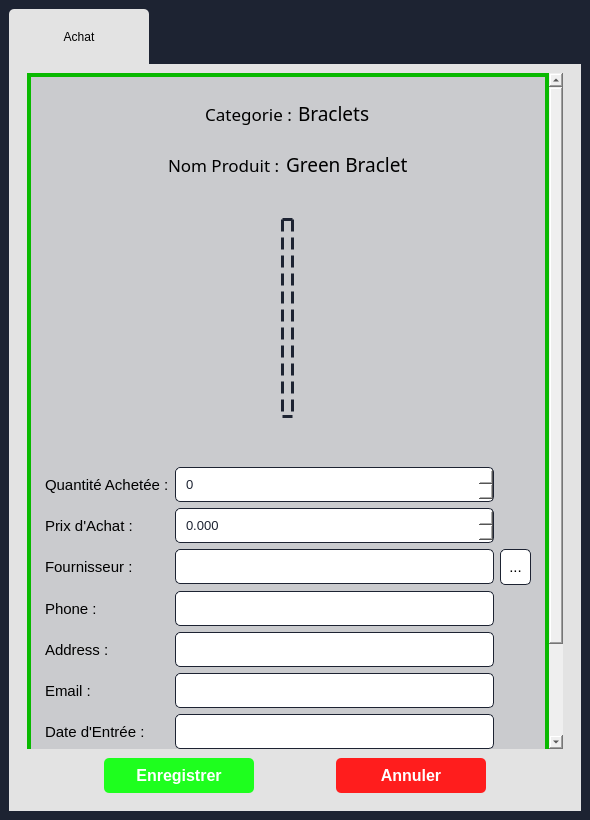
<?xml version="1.0" encoding="UTF-8"?>
<ui version="4.0">
 <class>Dialog</class>
 <widget class="QDialog" name="Dialog">
  <property name="geometry">
   <rect>
    <x>0</x>
    <y>0</y>
    <width>590</width>
    <height>820</height>
   </rect>
  </property>
  <property name="minimumSize">
   <size>
    <width>590</width>
    <height>820</height>
   </size>
  </property>
  <property name="maximumSize">
   <size>
    <width>590</width>
    <height>820</height>
   </size>
  </property>
  <property name="windowTitle">
   <string>Achat</string>
  </property>
  <property name="styleSheet">
   <string notr="true"/>
  </property>
  <property name="sizeGripEnabled">
   <bool>false</bool>
  </property>
  <property name="modal">
   <bool>false</bool>
  </property>
  <layout class="QHBoxLayout" name="horizontalLayout">
   <property name="leftMargin">
    <number>0</number>
   </property>
   <property name="topMargin">
    <number>0</number>
   </property>
   <property name="rightMargin">
    <number>0</number>
   </property>
   <property name="bottomMargin">
    <number>0</number>
   </property>
   <item>
    <widget class="QWidget" name="widget" native="true">
     <property name="styleSheet">
      <string notr="true">*{
border : none;
}

#widget{
background-color: rgb(29, 35, 50)
}

QScrollArea #scrollAreaWidgetContents {
background-color: rgba(29, 33, 50, 45);
border: 4px solid rgb(9, 185, 0)
}

QTabBar::tab {
background-color: rgb(227, 227, 227);
width: 120px;
height: 55px;
padding-left: 10px;
padding-right : 10px;
border-top-left-radius: 5px;
border-top-right-radius: 5px; 
font: 63 18pt &quot;Bahnschrift SemiBold Condensed&quot;;
margin-right: 5px
}


#tab{
background-color: rgb(227, 227, 227)
}

QPushButton, QLineEdit, QSpinBox, QDoubleSpinBox, QPlainTextEdit{
padding: 8px;
background-color: white;
color: rgb(29, 35, 50);
border-radius: 5px;
}

QLineEdit, QSpinBox, QDoubleSpinBox, QPlainTextEdit{
border: 1px solid rgb(29, 35, 50);
}

QPushButton{
color: white
}

#enregistrerButton{
background-color: rgb(30, 255, 30);

}

#annulerButton{
background-color : rgb(255, 29, 29)
}

#imageLabel{
border: 3px dashed rgb(29, 35, 50);
}

#addFournisseurPushButton{
color:black;
border: 1px solid rgb(29, 35, 50);
}


</string>
     </property>
     <layout class="QVBoxLayout" name="verticalLayout_2">
      <item>
       <widget class="QTabWidget" name="tabWidget">
        <property name="currentIndex">
         <number>0</number>
        </property>
        <property name="iconSize">
         <size>
          <width>40</width>
          <height>40</height>
         </size>
        </property>
        <widget class="QWidget" name="tab">
         <property name="styleSheet">
          <string notr="true"/>
         </property>
         <attribute name="icon">
          <iconset>
           <normaloff>../pictures/requisition.png</normaloff>../pictures/requisition.png</iconset>
         </attribute>
         <attribute name="title">
          <string>Achat</string>
         </attribute>
         <layout class="QVBoxLayout" name="verticalLayout" stretch="1,0">
          <property name="spacing">
           <number>0</number>
          </property>
          <item>
           <widget class="QWidget" name="widget_4" native="true">
            <property name="styleSheet">
             <string notr="true"/>
            </property>
            <layout class="QVBoxLayout" name="verticalLayout_4">
             <property name="topMargin">
              <number>0</number>
             </property>
             <property name="bottomMargin">
              <number>0</number>
             </property>
             <item>
              <widget class="QScrollArea" name="scrollArea">
               <property name="sizePolicy">
                <sizepolicy hsizetype="Minimum" vsizetype="Minimum">
                 <horstretch>0</horstretch>
                 <verstretch>0</verstretch>
                </sizepolicy>
               </property>
               <property name="styleSheet">
                <string notr="true"/>
               </property>
               <property name="widgetResizable">
                <bool>true</bool>
               </property>
               <widget class="QWidget" name="scrollAreaWidgetContents">
                <property name="geometry">
                 <rect>
                  <x>0</x>
                  <y>0</y>
                  <width>501</width>
                  <height>874</height>
                 </rect>
                </property>
                <property name="styleSheet">
                 <string notr="true"/>
                </property>
                <layout class="QVBoxLayout" name="verticalLayout_5" stretch="2,0">
                 <item>
                  <widget class="QWidget" name="widget_3" native="true">
                   <property name="sizePolicy">
                    <sizepolicy hsizetype="Preferred" vsizetype="Preferred">
                     <horstretch>0</horstretch>
                     <verstretch>0</verstretch>
                    </sizepolicy>
                   </property>
                   <property name="layoutDirection">
                    <enum>Qt::LeftToRight</enum>
                   </property>
                   <layout class="QVBoxLayout" name="verticalLayout_6" stretch="0,0,20">
                    <item alignment="Qt::AlignHCenter">
                     <widget class="QWidget" name="widget_8" native="true">
                      <layout class="QHBoxLayout" name="horizontalLayout_4">
                       <item>
                        <widget class="QLabel" name="label_14">
                         <property name="font">
                          <font>
                           <family>Eras Demi ITC</family>
                           <pointsize>13</pointsize>
                          </font>
                         </property>
                         <property name="text">
                          <string>Categorie :</string>
                         </property>
                         <property name="alignment">
                          <set>Qt::AlignCenter</set>
                         </property>
                        </widget>
                       </item>
                       <item>
                        <widget class="QLabel" name="categorieLabel">
                         <property name="font">
                          <font>
                           <family>Eras Bold ITC</family>
                           <pointsize>14</pointsize>
                          </font>
                         </property>
                         <property name="text">
                          <string>Braclets</string>
                         </property>
                        </widget>
                       </item>
                      </layout>
                     </widget>
                    </item>
                    <item alignment="Qt::AlignHCenter">
                     <widget class="QWidget" name="widget_7" native="true">
                      <layout class="QHBoxLayout" name="horizontalLayout_3">
                       <item>
                        <widget class="QLabel" name="label_12">
                         <property name="font">
                          <font>
                           <family>Eras Demi ITC</family>
                           <pointsize>13</pointsize>
                          </font>
                         </property>
                         <property name="text">
                          <string>Nom Produit :</string>
                         </property>
                        </widget>
                       </item>
                       <item>
                        <widget class="QLabel" name="nomProduitLabel">
                         <property name="font">
                          <font>
                           <family>Eras Bold ITC</family>
                           <pointsize>14</pointsize>
                          </font>
                         </property>
                         <property name="text">
                          <string>Green Braclet</string>
                         </property>
                        </widget>
                       </item>
                      </layout>
                     </widget>
                    </item>
                    <item>
                     <widget class="QWidget" name="widget_6" native="true">
                      <property name="sizePolicy">
                       <sizepolicy hsizetype="Ignored" vsizetype="Ignored">
                        <horstretch>0</horstretch>
                        <verstretch>0</verstretch>
                       </sizepolicy>
                      </property>
                      <property name="minimumSize">
                       <size>
                        <width>0</width>
                        <height>250</height>
                       </size>
                      </property>
                      <layout class="QVBoxLayout" name="verticalLayout_3">
                       <item alignment="Qt::AlignHCenter">
                        <widget class="QLabel" name="imageLabel">
                         <property name="sizePolicy">
                          <sizepolicy hsizetype="Preferred" vsizetype="Preferred">
                           <horstretch>0</horstretch>
                           <verstretch>0</verstretch>
                          </sizepolicy>
                         </property>
                         <property name="maximumSize">
                          <size>
                           <width>200</width>
                           <height>200</height>
                          </size>
                         </property>
                         <property name="text">
                          <string/>
                         </property>
                         <property name="pixmap">
                          <pixmap>../pictures/photo.jpg</pixmap>
                         </property>
                         <property name="scaledContents">
                          <bool>true</bool>
                         </property>
                         <property name="alignment">
                          <set>Qt::AlignCenter</set>
                         </property>
                        </widget>
                       </item>
                      </layout>
                     </widget>
                    </item>
                   </layout>
                  </widget>
                 </item>
                 <item>
                  <widget class="QWidget" name="widget_2" native="true">
                   <property name="sizePolicy">
                    <sizepolicy hsizetype="Preferred" vsizetype="Preferred">
                     <horstretch>0</horstretch>
                     <verstretch>0</verstretch>
                    </sizepolicy>
                   </property>
                   <property name="baseSize">
                    <size>
                     <width>0</width>
                     <height>0</height>
                    </size>
                   </property>
                   <layout class="QGridLayout" name="gridLayout">
                    <item row="0" column="0">
                     <widget class="QLabel" name="label_7">
                      <property name="font">
                       <font>
                        <pointsize>11</pointsize>
                       </font>
                      </property>
                      <property name="text">
                       <string>Quantité Achetée :</string>
                      </property>
                     </widget>
                    </item>
                    <item row="0" column="1">
                     <widget class="QSpinBox" name="quantiteAchatSpinBox">
                      <property name="font">
                       <font>
                        <pointsize>10</pointsize>
                       </font>
                      </property>
                      <property name="focusPolicy">
                       <enum>Qt::StrongFocus</enum>
                      </property>
                      <property name="buttonSymbols">
                       <enum>QAbstractSpinBox::UpDownArrows</enum>
                      </property>
                      <property name="keyboardTracking">
                       <bool>true</bool>
                      </property>
                      <property name="maximum">
                       <number>999999</number>
                      </property>
                     </widget>
                    </item>
                    <item row="1" column="0">
                     <widget class="QLabel" name="label_8">
                      <property name="font">
                       <font>
                        <pointsize>11</pointsize>
                       </font>
                      </property>
                      <property name="text">
                       <string>Prix d'Achat :</string>
                      </property>
                     </widget>
                    </item>
                    <item row="1" column="1">
                     <widget class="QDoubleSpinBox" name="prixAchatDoubleSpinBox">
                      <property name="font">
                       <font>
                        <pointsize>10</pointsize>
                       </font>
                      </property>
                      <property name="focusPolicy">
                       <enum>Qt::StrongFocus</enum>
                      </property>
                      <property name="decimals">
                       <number>3</number>
                      </property>
                      <property name="maximum">
                       <double>999999.000000000000000</double>
                      </property>
                     </widget>
                    </item>
                    <item row="2" column="0">
                     <widget class="QLabel" name="label_9">
                      <property name="font">
                       <font>
                        <pointsize>11</pointsize>
                       </font>
                      </property>
                      <property name="text">
                       <string>Fournisseur :</string>
                      </property>
                     </widget>
                    </item>
                    <item row="2" column="1">
                     <widget class="QLineEdit" name="fournisseurLineEdit">
                      <property name="font">
                       <font>
                        <pointsize>10</pointsize>
                       </font>
                      </property>
                      <property name="focusPolicy">
                       <enum>Qt::StrongFocus</enum>
                      </property>
                      <property name="text">
                       <string/>
                      </property>
                     </widget>
                    </item>
                    <item row="2" column="2">
                     <widget class="QPushButton" name="addFournisseurPushButton">
                      <property name="font">
                       <font>
                        <pointsize>11</pointsize>
                        <weight>50</weight>
                        <bold>false</bold>
                       </font>
                      </property>
                      <property name="cursor">
                       <cursorShape>PointingHandCursor</cursorShape>
                      </property>
                      <property name="text">
                       <string>...</string>
                      </property>
                      <property name="iconSize">
                       <size>
                        <width>20</width>
                        <height>20</height>
                       </size>
                      </property>
                     </widget>
                    </item>
                    <item row="3" column="0">
                     <widget class="QLabel" name="label_22">
                      <property name="font">
                       <font>
                        <pointsize>11</pointsize>
                       </font>
                      </property>
                      <property name="text">
                       <string>Phone :</string>
                      </property>
                     </widget>
                    </item>
                    <item row="3" column="1">
                     <widget class="QLineEdit" name="phoneNumberLineEdit">
                      <property name="font">
                       <font>
                        <pointsize>10</pointsize>
                       </font>
                      </property>
                     </widget>
                    </item>
                    <item row="4" column="0">
                     <widget class="QLabel" name="label_21">
                      <property name="font">
                       <font>
                        <pointsize>11</pointsize>
                       </font>
                      </property>
                      <property name="text">
                       <string>Address :</string>
                      </property>
                     </widget>
                    </item>
                    <item row="4" column="1">
                     <widget class="QLineEdit" name="addressLineEdit">
                      <property name="font">
                       <font>
                        <pointsize>10</pointsize>
                       </font>
                      </property>
                     </widget>
                    </item>
                    <item row="5" column="0">
                     <widget class="QLabel" name="label_13">
                      <property name="font">
                       <font>
                        <pointsize>11</pointsize>
                       </font>
                      </property>
                      <property name="text">
                       <string>Email :</string>
                      </property>
                     </widget>
                    </item>
                    <item row="5" column="1">
                     <widget class="QLineEdit" name="emailLineEdit">
                      <property name="font">
                       <font>
                        <pointsize>10</pointsize>
                       </font>
                      </property>
                     </widget>
                    </item>
                    <item row="6" column="0">
                     <widget class="QLabel" name="label_23">
                      <property name="font">
                       <font>
                        <pointsize>11</pointsize>
                       </font>
                      </property>
                      <property name="text">
                       <string>Date d'Entrée :</string>
                      </property>
                     </widget>
                    </item>
                    <item row="6" column="1">
                     <widget class="QLineEdit" name="dateEntreeLineEdit">
                      <property name="font">
                       <font>
                        <pointsize>10</pointsize>
                       </font>
                      </property>
                      <property name="readOnly">
                       <bool>false</bool>
                      </property>
                     </widget>
                    </item>
                    <item row="7" column="0">
                     <widget class="QLabel" name="label_24">
                      <property name="font">
                       <font>
                        <pointsize>11</pointsize>
                       </font>
                      </property>
                      <property name="text">
                       <string>Notes :</string>
                      </property>
                     </widget>
                    </item>
                    <item row="7" column="1">
                     <widget class="QPlainTextEdit" name="plainTextEdit">
                      <property name="font">
                       <font>
                        <pointsize>10</pointsize>
                       </font>
                      </property>
                     </widget>
                    </item>
                   </layout>
                  </widget>
                 </item>
                </layout>
               </widget>
              </widget>
             </item>
            </layout>
           </widget>
          </item>
          <item>
           <widget class="QWidget" name="widget_5" native="true">
            <layout class="QHBoxLayout" name="horizontalLayout_2">
             <item>
              <spacer name="horizontalSpacer">
               <property name="orientation">
                <enum>Qt::Horizontal</enum>
               </property>
               <property name="sizeHint" stdset="0">
                <size>
                 <width>40</width>
                 <height>20</height>
                </size>
               </property>
              </spacer>
             </item>
             <item>
              <widget class="QPushButton" name="enregistrerButton">
               <property name="minimumSize">
                <size>
                 <width>150</width>
                 <height>0</height>
                </size>
               </property>
               <property name="font">
                <font>
                 <pointsize>12</pointsize>
                 <weight>75</weight>
                 <bold>true</bold>
                </font>
               </property>
               <property name="cursor">
                <cursorShape>PointingHandCursor</cursorShape>
               </property>
               <property name="text">
                <string>Enregistrer</string>
               </property>
              </widget>
             </item>
             <item>
              <spacer name="horizontalSpacer_3">
               <property name="orientation">
                <enum>Qt::Horizontal</enum>
               </property>
               <property name="sizeHint" stdset="0">
                <size>
                 <width>40</width>
                 <height>20</height>
                </size>
               </property>
              </spacer>
             </item>
             <item>
              <widget class="QPushButton" name="annulerButton">
               <property name="minimumSize">
                <size>
                 <width>150</width>
                 <height>0</height>
                </size>
               </property>
               <property name="font">
                <font>
                 <pointsize>12</pointsize>
                 <weight>75</weight>
                 <bold>true</bold>
                </font>
               </property>
               <property name="cursor">
                <cursorShape>PointingHandCursor</cursorShape>
               </property>
               <property name="text">
                <string>Annuler</string>
               </property>
              </widget>
             </item>
             <item>
              <spacer name="horizontalSpacer_2">
               <property name="orientation">
                <enum>Qt::Horizontal</enum>
               </property>
               <property name="sizeHint" stdset="0">
                <size>
                 <width>40</width>
                 <height>20</height>
                </size>
               </property>
              </spacer>
             </item>
            </layout>
           </widget>
          </item>
         </layout>
        </widget>
       </widget>
      </item>
     </layout>
    </widget>
   </item>
  </layout>
 </widget>
 <resources>
  <include location="../interface_images.qrc"/>
 </resources>
 <connections/>
</ui>
